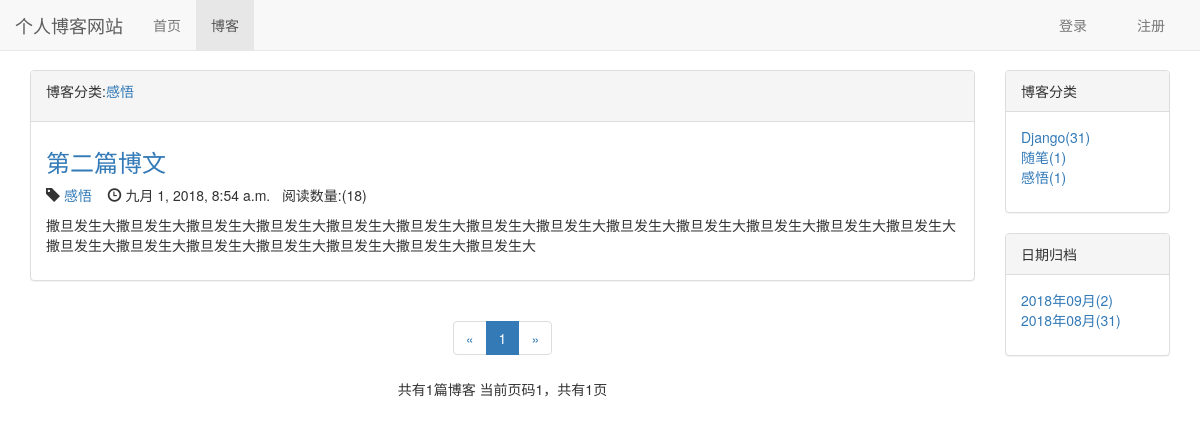
The page /blog/type/3 on the database as committed earlier.
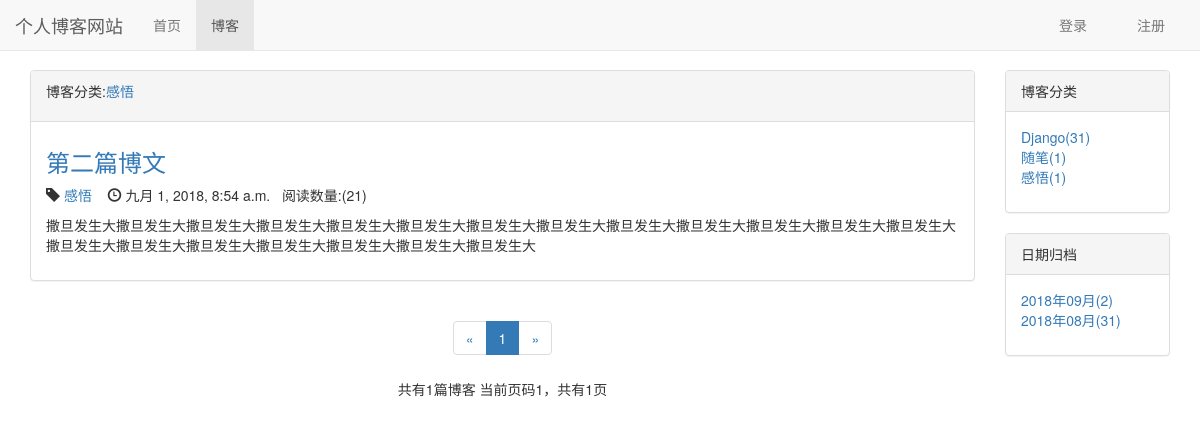
The same page on the database as committed later.
### blog/models.py (models this page shows, shortened)
class Blog(models.Model,ReadNumExpandMethod):
    title = models.CharField(max_length=50)
    blog_type = models.ForeignKey(BlogType,on_delete=models.CASCADE)
    content = RichTextUploadingField()             #使用ckeditor编辑器(带图片上传)
    author = models.ForeignKey(User,on_delete=models.CASCADE)
    read_details = GenericRelation(ReadDetail)
    created_time = models.DateTimeField(auto_now_add=True)
    last_updated_time = models.DateTimeField(auto_now=True)
    """
    def get_read_num(self):
        '''获取模型ReadNum的属性read_num'''
        try:
            return self.readnum.read_num
        except exceptions.ObjectDoesNotExist:
            return 0
    """
    class Meta:
        ordering = ['-created_time']

class BlogType(models.Model):
    type_name = models.CharField(max_length=15)
    def __str__(self):
        return self.type_name

### read_statistics/models.py (models this page shows)
class ReadNum(models.Model):
    read_num = models.IntegerField(default=0)
    content_type = models.ForeignKey(ContentType, on_delete=models.CASCADE)
    object_id = models.PositiveIntegerField()
    content_object = GenericForeignKey('content_type', 'object_id')

### blog/views.py (the view)
# urls.py: path('type/<int:blog_type_id>', views.blogs_wilth_type,name='blogs_wilth_type'),
def blogs_wilth_type(request,blog_type_id):
    blog_type = get_object_or_404(BlogType,id=blog_type_id)         #获取id为blog_type_id的博客分类
    blog_all_list = Blog.objects.filter(blog_type=blog_type)        #获取全部分类文章列表
    context = get_list_common_date(request, blog_all_list)
    context['blog_type'] = blog_type
    return render(request,'blog/blogs_wilth_type.html',context)

### read_statistics/models.py (called while the page is built)
    def get_read_num(self):
        try:
            ct = ContentType.objects.get_for_model(self)
            readnum = ReadNum.objects.get(content_type=ct, object_id=self.id)
            return readnum.read_num
        except exceptions.ObjectDoesNotExist:
            return 0

### blog/templates/blog/blogs_wilth_type.html (shortened to what this page needs)
{% extends 'blog/blog_list.html' %}
{% block blog-list-title %}
    <p>博客分类:<a href="{% url 'blogs_wilth_type' blog_type.id %}">{{ blog_type }}</a></p>
{% endblock %}

### blog/templates/blog/blog_list.html (shortened to what the changed rows need)
{% extends 'base.html' %}
{% load staticfiles %}
{% block home-extends %}
    <link rel="stylesheet" href="{% static 'blog/blog.css' %}"/>
{% endblock %}
{% block content %}
    <div class="container">
        <div class="row">
            <div class="col-xs-12 col-sm-8 col-md-9 col-lg-10">
                <div class="panel panel-default">
                    <div class="panel-body">
                        {% for blog in blogs %}
                            <div class="blog">
                                <h3><a href="{% url 'blog_detail' blog.id %}">{{ blog.title }}</a></h3>
                                <p class="blog-info">
                                    <span class="glyphicon glyphicon-tag" aria-hidden="true"></span>
                                    <a href="{% url 'blogs_wilth_type' blog.blog_type.id %}">
                                        {{ blog.blog_type.type_name }}
                                    </a>
                                    <span class="glyphicon glyphicon-time" aria-hidden="true"></span>
                                    {{ blog.created_time }}&nbsp;&nbsp;
                                    <span>阅读数量:({{ blog.get_read_num }})</span>
                                </p>
                                <p>{{ blog.content|striptags|truncatechars:100 }}</p>
                            </div>
                        {% empty %}
                            <div class="blog">
                                <p>-- 暂无博客，敬请期待！--</p>
                            </div>
                        {% endfor %}
                    </div>
                </div>
            </div>
        </div>
    </div>
{% endblock %}

Rows that differ between the two databases and show on the page:
changed through a linked row, Blog "第二篇博文": get_read_num "18" → "21"
